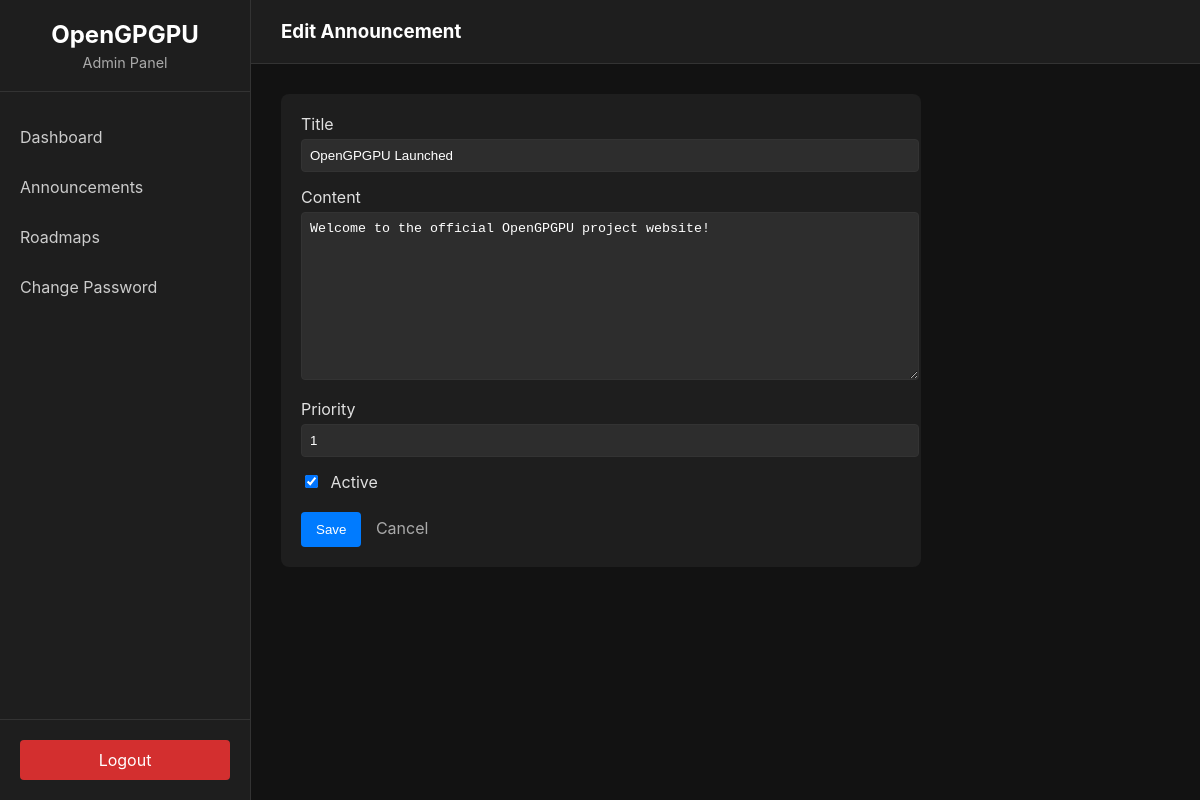
Page /admin/announcement/1/edit (signed in) on the earlier database version.
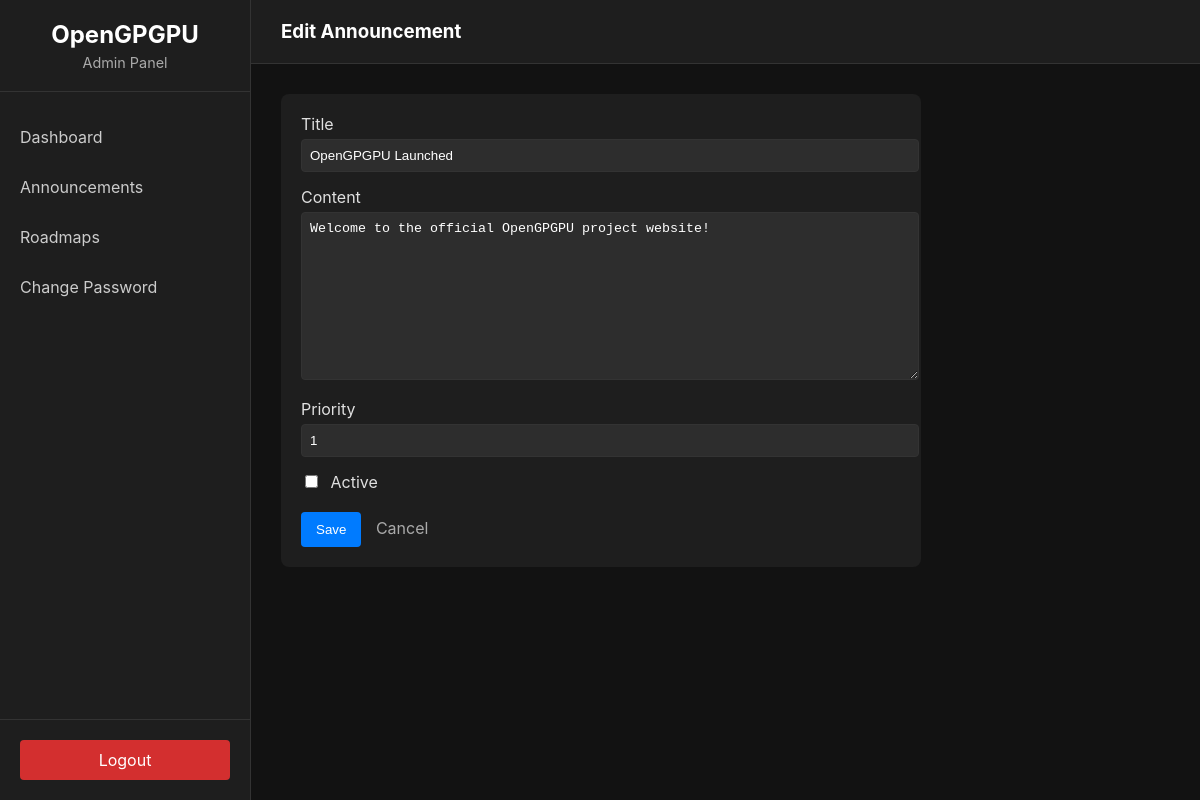
Same page on the later database version.
### app/models/announcement.py (models this page shows)
class Announcement(BaseModel):
    __tablename__ = 'announcements'
    title = db.Column(db.String(100), nullable=False)
    content = db.Column(db.Text, nullable=False)
    priority = db.Column(db.Integer, default=0) # 0: Normal, 1: High
    is_active = db.Column(db.Boolean, default=True)

### app/views/admin.py (the view, shortened to what this page needs)
@admin_bp.route('/announcement/<int:id>/edit', methods=['GET', 'POST'])
@login_required
def edit_announcement(id):
    from app.dao.announcement_dao import AnnouncementDAO
    announcement = AnnouncementDAO.get_by_id(id)
    if not announcement:
        flash('Announcement not found')
        return redirect(url_for('admin_bp.announcements'))
    form = AnnouncementForm(obj=announcement)
    return render_template('admin/announcement_form.html', form=form, title="Edit Announcement")

### app/forms/announcement_form.py
class AnnouncementForm(FlaskForm):
    title = StringField('Title', validators=[DataRequired(), Length(max=100)])
    content = TextAreaField('Content', validators=[DataRequired()])
    priority = IntegerField('Priority', default=0)
    is_active = BooleanField('Active', default=True)
    submit = SubmitField('Save')

### app/__init__.py (called while the page is built)
def create_app(config_name='default'):
    app = Flask(__name__)
    app.config.from_object(config[config_name])
    db.init_app(app)
    bcrypt.init_app(app)
    login_manager.init_app(app)
    @login_manager.user_loader
    def load_user(user_id):
        from app.dao.admin_dao import AdminDAO
        return AdminDAO.get_by_id(int(user_id))
    from app.views.frontend import frontend_bp
    from app.views.admin import admin_bp
    app.register_blueprint(frontend_bp)
    app.register_blueprint(admin_bp)
    return app

### app/dao/base_dao.py (called while the page is built)
    @classmethod
    def get_by_id(cls, id):
        return db.session.get(cls.model, id)

### app/templates/admin/announcement_form.html (shortened to what this page needs)
{% extends "admin/base.html" %}
{% block header %}{{ title }}{% endblock %}
{% block content %}
<div class="form-container" style="max-width: 600px; background-color: #1e1e1e; padding: 20px; border-radius: 8px;">
    <form method="POST">
        <div class="form-group" style="margin-bottom: 15px;">
            {{ form.title.label(style="display: block; margin-bottom: 5px;") }}
            {{ form.title(style="width: 100%; padding: 8px; background-color: #2d2d2d; border: 1px solid #333; color: white; border-radius: 4px;") }}
        </div>
        <div class="form-group" style="margin-bottom: 15px;">
            {{ form.content.label(style="display: block; margin-bottom: 5px;") }}
            {{ form.content(style="width: 100%; padding: 8px; background-color: #2d2d2d; border: 1px solid #333; color: white; border-radius: 4px; min-height: 150px;") }}
        </div>
        <div class="form-group" style="margin-bottom: 15px;">
            {{ form.priority.label(style="display: block; margin-bottom: 5px;") }}
            {{ form.priority(style="width: 100%; padding: 8px; background-color: #2d2d2d; border: 1px solid #333; color: white; border-radius: 4px;") }}
        </div>
        <div class="form-group" style="margin-bottom: 20px;">
            {{ form.is_active() }} {{ form.is_active.label(style="display: inline-block; margin-left: 5px;") }}
        </div>
        <div class="form-actions">
            {{ form.submit(class_="btn", style="background-color: #007bff; color: white; padding: 10px 15px; border: none; border-radius: 4px; cursor: pointer;") }}
            <a href="{{ url_for('admin_bp.announcements') }}" style="margin-left: 10px; color: #aaa; text-decoration: none;">Cancel</a>
        </div>
    </form>
</div>
{% endblock %}

Differences in the rows shown:
changed Announcement "OpenGPGPU Launched": is_active "☑" → "☐"
